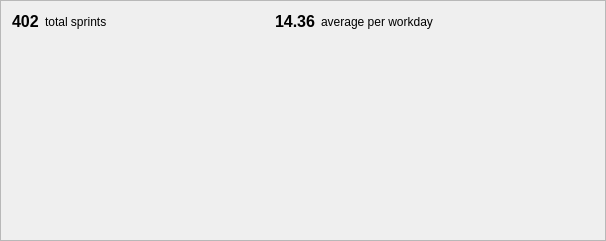
<?xml version="1.0" encoding="UTF-8"?>
<ui version="4.0">
 <class>DailyTimelineGraph</class>
 <widget class="QFrame" name="DailyTimelineGraph">
  <property name="geometry">
   <rect>
    <x>0</x>
    <y>0</y>
    <width>606</width>
    <height>241</height>
   </rect>
  </property>
  <property name="windowTitle">
   <string>Frame</string>
  </property>
  <property name="frameShape">
   <enum>QFrame::StyledPanel</enum>
  </property>
  <property name="frameShadow">
   <enum>QFrame::Raised</enum>
  </property>
  <layout class="QGridLayout" name="gridLayout_2">
   <item row="0" column="0">
    <layout class="QGridLayout" name="gridLayout">
     <item row="0" column="4">
      <widget class="QLabel" name="label_5">
       <property name="text">
        <string>average per workday</string>
       </property>
      </widget>
     </item>
     <item row="0" column="5">
      <spacer name="horizontalSpacer">
       <property name="orientation">
        <enum>Qt::Horizontal</enum>
       </property>
       <property name="sizeHint" stdset="0">
        <size>
         <width>0</width>
         <height>0</height>
        </size>
       </property>
      </spacer>
     </item>
     <item row="0" column="1">
      <widget class="QLabel" name="label_7">
       <property name="text">
        <string>total sprints</string>
       </property>
      </widget>
     </item>
     <item row="0" column="2">
      <spacer name="horizontalSpacer_2">
       <property name="orientation">
        <enum>Qt::Horizontal</enum>
       </property>
       <property name="sizeHint" stdset="0">
        <size>
         <width>0</width>
         <height>0</height>
        </size>
       </property>
      </spacer>
     </item>
     <item row="0" column="0">
      <widget class="QLabel" name="labelTotalSprints">
       <property name="font">
        <font>
         <pointsize>12</pointsize>
         <weight>75</weight>
         <bold>true</bold>
        </font>
       </property>
       <property name="text">
        <string>402</string>
       </property>
      </widget>
     </item>
     <item row="0" column="3">
      <widget class="QLabel" name="labelDailyAverage">
       <property name="font">
        <font>
         <pointsize>12</pointsize>
         <weight>75</weight>
         <bold>true</bold>
        </font>
       </property>
       <property name="text">
        <string>14.36</string>
       </property>
      </widget>
     </item>
     <item row="1" column="0" colspan="6">
      <widget class="Plot" name="dailyTimeline" native="true">
       <property name="sizePolicy">
        <sizepolicy hsizetype="MinimumExpanding" vsizetype="MinimumExpanding">
         <horstretch>0</horstretch>
         <verstretch>0</verstretch>
        </sizepolicy>
       </property>
       <property name="minimumSize">
        <size>
         <width>0</width>
         <height>0</height>
        </size>
       </property>
      </widget>
     </item>
    </layout>
   </item>
  </layout>
 </widget>
 <customwidgets>
  <customwidget>
   <class>Plot</class>
   <extends>QWidget</extends>
   <header>src/widgets/Plot.h</header>
   <container>1</container>
  </customwidget>
 </customwidgets>
 <resources/>
 <connections/>
</ui>
